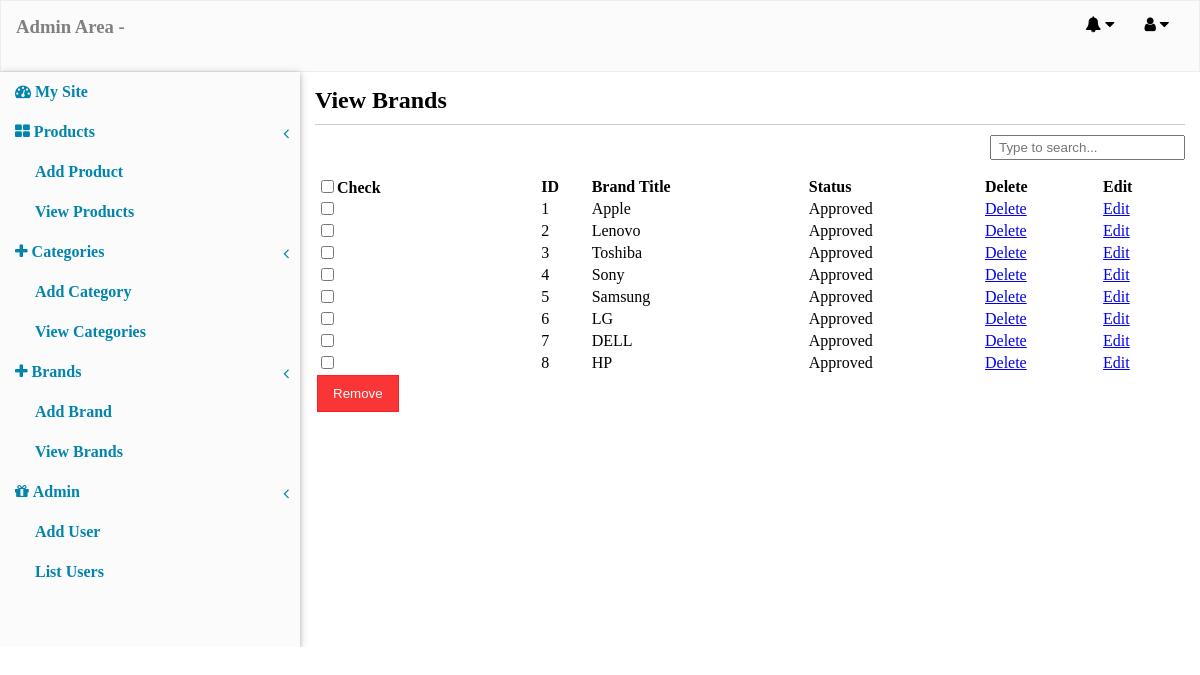
Screenshot of /admin_area/index.php?action=view_brands (signed in) with the database file from the repository.
### tables this page shows
CREATE TABLE `brands` (
  `brand_id` int(100) NOT NULL,
  `brand_title` varchar(250) NOT NULL,
  `visible` tinyint(1) NOT NULL DEFAULT '1'
);

### admin_area/includes/view_brands.php (the view, shortened to what this page needs)
<div class="view_product_box">
<h2>View Brands</h2>
<div class="border_bottom"></div>
<form action="" method="post" enctype="multipart/form-data" />
<div class="search_bar">
  <input type="text" id="search" placeholder="Type to search..." />
</div>
<table width="100%">
 <thead>
  <tr>
   <th><input type="checkbox" id="checkAll" />Check</th>
   <th>ID</th>
   <th>Brand Title</th>
   <th>Status</th>
   <th>Delete</th>
   <th>Edit</th>
  </tr>
 </thead>
 <?php
 $all_brands = mysqli_query($con,"select * from brands order by brand_id DESC ");
 $i = 1;
 while($row=mysqli_fetch_array($all_brands)){
 ?>
 <tbody>
  <tr>
   <td><input type="checkbox" name="deleteAll[]" value="<?php echo $row['brand_id'];?>" /></td>
   <td><?php echo $i; ?></td>
   <td><?php echo $row['brand_title']; ?></td>
   <td>
   <?php
   if($row['visible'] == 1){
    echo "Approved";
   }else{
    echo "Pending";
   }
   ?>
   </td>
   <td><a href="index.php?action=view_brands&delete_brand=<?php echo $row['brand_id'];?>">Delete</a></td>
   <td><a href="index.php?action=edit_brand&brand_id=<?php echo $row['brand_id'];?>">Edit</a></td>
 </tbody>
 <?php $i++;}  ?>
<tr>
<td><input type="submit" name="delete_all" value="Remove" /></td>
</tr>
</table>
</div>

### admin_area/styles/desktop.css (style rules this page uses)
html, body, div, span, applet, object, iframe, h1, h2, h3, h4, h5, h6, p, blockquote, pre, a, abbr, acronym, address, big, cite, code, del, dfn, em, img, ins, kbd, q, s, samp, small, strike, strong, sub, sup, tt, var, b, u, i, center, dl, dt, dd, ol, ul, li, fieldset, form, label, legend, table, caption, tbody, tfoot, thead, tr, th, td, article, aside, canvas, details, embed, figure, figcaption, footer, header, hgroup, menu, nav, output, ruby, section, summary, time, mark, audio, video { margin: 0; padding: 0; border: 0; //font-size: 100%; //font: inherit; //vertical-align: baseline; }
.border_bottom { border-bottom:0.01px solid rgba(0,0,0,0.2); margin:10px 0; }
.search_bar { float:right; margin-bottom:15px; }
.search_bar input[type=text] { padding:3px 7px; }
.view_product_box th, .view_product_box td { text-align:left; }
.view_product_box input[type=submit] { padding:10px 15px; background: rgba(250, 32, 32, 0.9); border: 0.01px solid rgba(250, 32, 32, 0.9); color:white; }

### rows the page displays
brands: brand_title "Apple", visible "Approved"
brands: brand_title "Lenovo", visible "Approved"
brands: brand_title "Toshiba", visible "Approved"
brands: brand_title "Sony", visible "Approved"
brands: brand_title "Samsung", visible "Approved"
brands: brand_title "LG", visible "Approved"
brands: brand_title "DELL", visible "Approved"
brands: brand_title "HP", visible "Approved"
